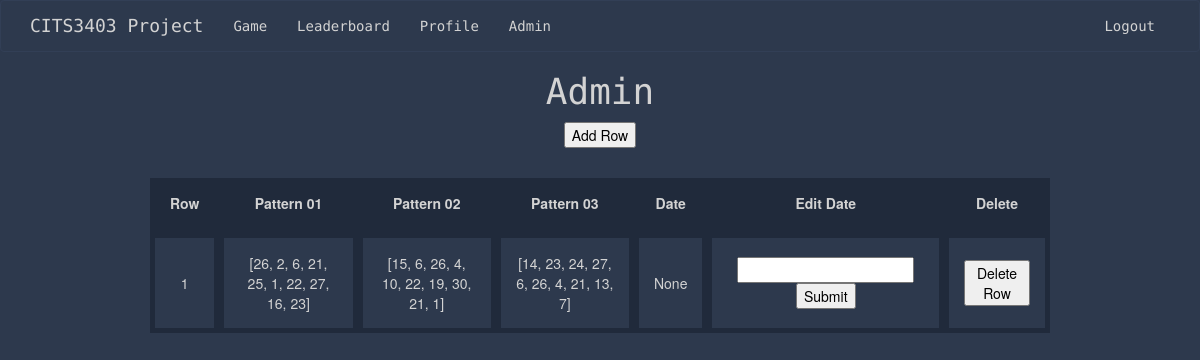
Page /admin (signed in) on the earlier database version.
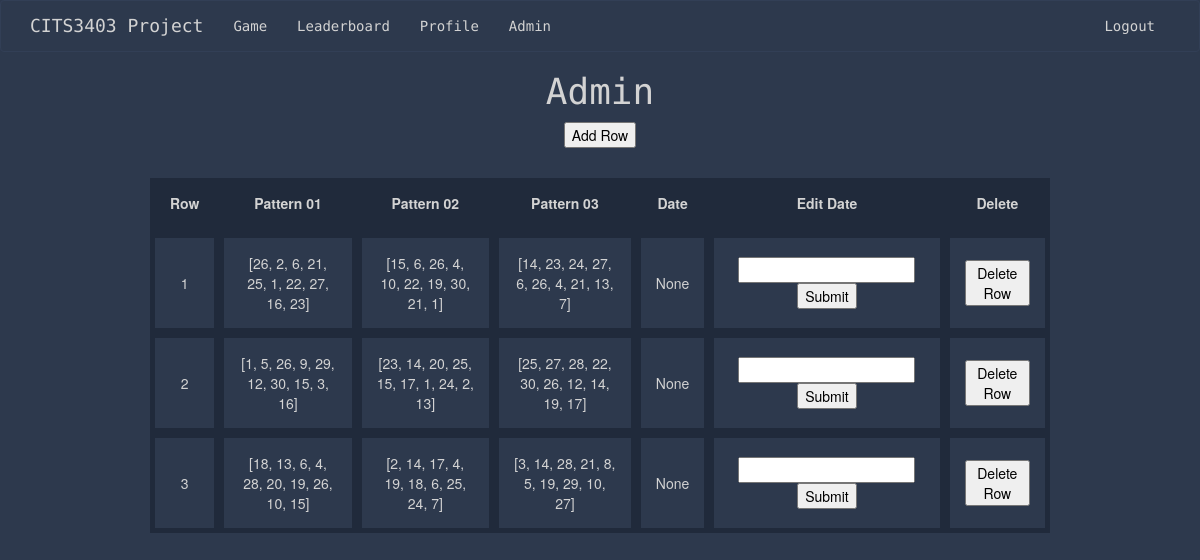
Same page on the later database version.
### app/models.py (models this page shows)
class Puzzle(db.Model):
    id = db.Column(db.Integer, primary_key=True)
    puzzle01 = db.Column(db.String(64))
    puzzle02 = db.Column(db.String(64))
    puzzle03 = db.Column(db.String(64))
    date = db.Column(db.String)

### app/routes.py (the view)
@app.route('/admin')
@login_required
def admin():
    id = current_user.id
    if id == 4:
        all_puzzles = Puzzle.query.all()
        return render_template('admin.html', title='Admin', puzzles = all_puzzles)
    else:
        flash("You are not authorized to access this page")
        return redirect(url_for('index'))

### app/models.py (called while the page is built)
    @login.user_loader
    def load_user(id):
        return User.query.get(int(id))

### app/templates/admin.html (shortened to what this page needs)
{% extends "base.html" %}
{% block content %}
<body>
    <h1>Admin</h1>
    <form action = "/update_puzzle", methods = "post">
        <button id = 'addData' type = 'button' type ='submit' onclick ='insertPattern()'> Add Row </button>
    </form>
      <table >
        <thead>
            <tr>
                <th> Row </th>
                <th> Pattern 01 </th>
                <th> Pattern 02 </th>
                <th> Pattern 03 </th>
                <th> Date </th>
                <th> Edit Date </th>
                <th> Delete </th>
            </tr>
        </thead>
        <tbody>
            {% for puzzle in puzzles %}
                <tr>
                    <td> {{ puzzle.id }} </td>
                    <td> {{ puzzle.puzzle01 }} </td>
                    <td> {{ puzzle.puzzle02 }} </td>
                    <td> {{ puzzle.puzzle03 }}</td>
                    <td> {{ puzzle.date}} </td>
                    <td>
                        <input type = 'text'>
                        <button>Submit</button>
                    </td>
                    <td> <button> Delete Row </button></td>
                </tr>
            {% endfor %}
        </tbody>
    </table>
</body>
{% endblock %}

### app/templates/base.html (shortened to what this page needs)
{% extends 'bootstrap/base.html' %}
{% block styles %}
{{ super() }}
<head>
<link rel="stylesheet" href="{{ url_for('static', filename='css/stylesheet.css') }}">
</head>
{% endblock %}
{% block navbar %}
<nav class="navbar navbar-default">
    <div class="container">
        <div class="navbar-header">
            <a class="navbar-brand" href="{{ url_for('index') }}">CITS3403 Project</a>
        </div>
        <div class="collapse navbar-collapse" id="bs-example-navbar-collapse-1">
            <ul class="nav navbar-nav navbar-left">
                {% if current_user.is_anonymous %}
                <li><a href="{{ url_for('game') }}">Game</a></li>
                <li><a href="{{ url_for('leaderboard') }}">Leaderboard</a></li>
                {% else %}
                <li><a href="{{ url_for('game') }}">Game</a></li>
                <li><a href="{{ url_for('leaderboard') }}">Leaderboard</a></li>
                <li><a href="{{ url_for('user_stats') }}">Profile</a></li>
                <li><a href="{{ url_for('admin') }}">Admin</a></li>
                {% endif %}
            </ul>
            <ul class="nav navbar-nav navbar-right">
                {% if current_user.is_anonymous %}
                <li><a href="{{ url_for('login') }}">Login</a></li>
                <li><a href="{{ url_for('register') }}">Register</a></li>
                {% else %}
                <li><a href="{{ url_for('logout') }}">Logout</a></li>
                {% endif %}
            </ul>
        </div>
    </div>
</nav>
{% endblock %}

### app/static/css/stylesheet.css (style rules this page uses)
head,body { text-align: center; }
button, input { color: black !important; }
body { background: #2d394d; color: lightgrey; }
.center, h1 { text-align: center; font-family: 'Source Code Pro', monospace; }
ul { display: inline-block; text-align: left; list-style-type: square; }
a { color: lightgrey !important; }
.navbar-default { background: #2d394d; border-color: #323f56; font-family: 'Source Code Pro', monospace; }
table { border-collapse: separate; width: 75%; margin-left: auto; margin-right: auto; margin-top: 30px; }
th, td { border: 5px solid #202a3b; padding: 15px; text-align: center; margin: none; }
th { border-top: none; font-weight: bold; background-color: #202a3b; }

Differences in the rows shown:
added Puzzle: id "2", puzzle01 "[1, 5, 26, 9, 29, 12, 30, 15, 3, 16]", puzzle02 "[23, 14, 20, 25, 15, 17, 1, 24, 2, 13]", puzzle03 "[25, 27, 28, 22, 30, 26, 12, 14, 19, 17]", date "None"
added Puzzle: id "3", puzzle01 "[18, 13, 6, 4, 28, 20, 19, 26, 10, 15]", puzzle02 "[2, 14, 17, 4, 19, 18, 6, 25, 24, 7]", puzzle03 "[3, 14, 28, 21, 8, 5, 19, 29, 10, 27]", date "None"
